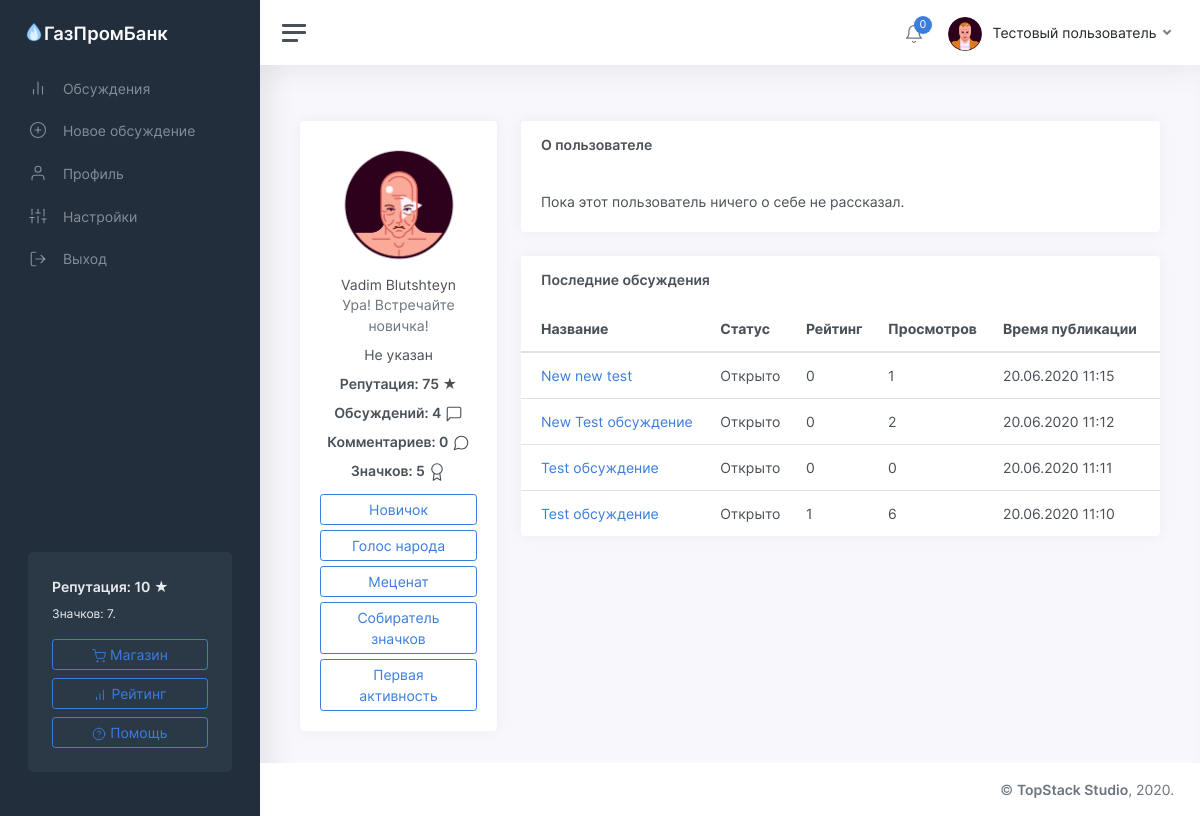
The page /profile/4 (signed in) on the database as committed earlier.
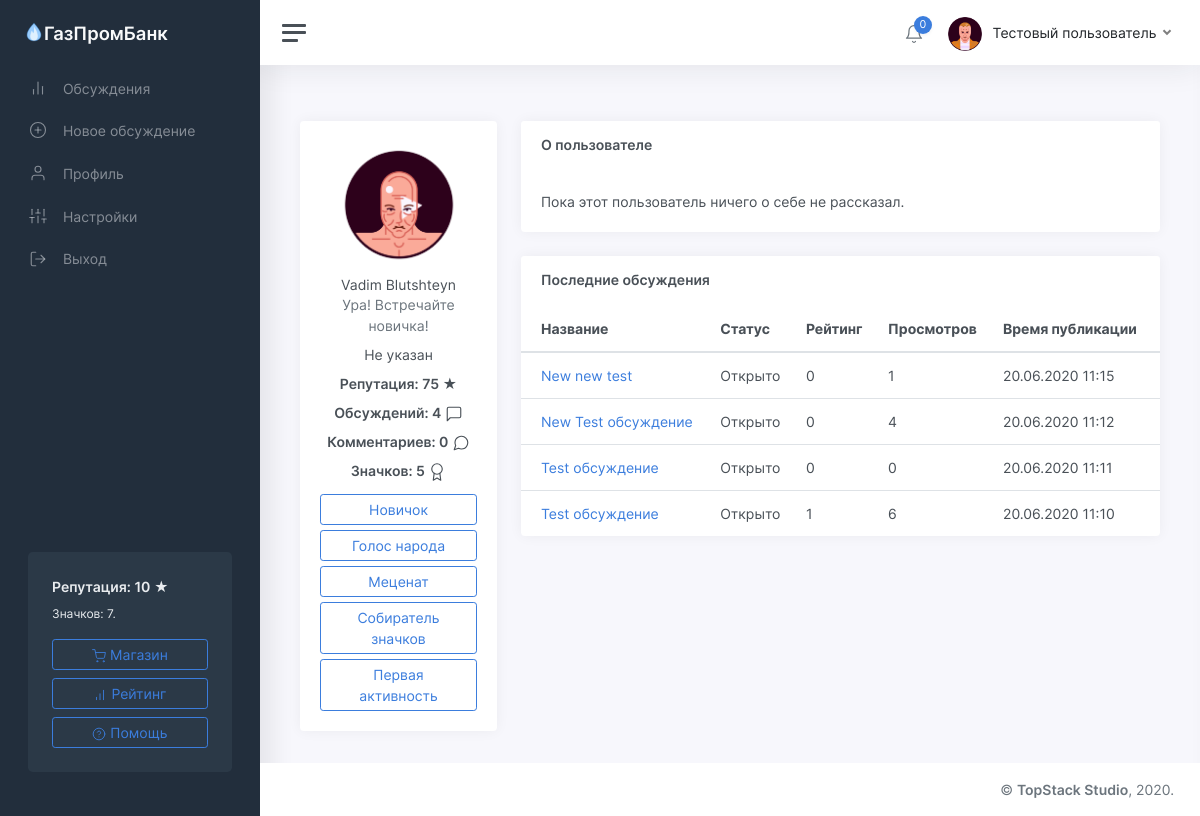
The same page on the database as committed later.
### tables this page shows
CREATE TABLE "users" (
	"id"	INTEGER NOT NULL UNIQUE,
	"password"	TEXT NOT NULL,
	"email"	TEXT NOT NULL UNIQUE,
	"status"	TEXT NOT NULL,
	"rating"	INTEGER NOT NULL,
	"moderator"	INTEGER,
	"blocked"	INTEGER,
	"description"	TEXT,
	"name"	TEXT NOT NULL,
	"avatar"	INTEGER,
	"badges"	TEXT,
	"department"	TEXT,
	PRIMARY KEY("id")
);

CREATE TABLE "threads" (
	"id"	INTEGER NOT NULL UNIQUE,
	"owner"	INTEGER NOT NULL,
	"title"	TEXT NOT NULL,
	"content"	TEXT,
	"date"	INTEGER,
	"up"	INTEGER,
	"down"	INTEGER,
	"views"	INTEGER,
	"status"	TEXT,
	"department"	TEXT,
	PRIMARY KEY("id")
);

### app/views.py (the view)
@app.route('/profile/<identifier>')
def showProfile(identifier):
	user = getUser(session['id'])
	profile = getUser(identifier)
	for x in range(len(profile['badges'])):
		profile['badges'][x] = badgeTypes[profile['badges'][x]][0]
	if profile:
		return render_template('profile.html', profile=profile, user=user, threads=getThreadsByUser(identifier), stats=getStats(identifier))
	else:
		return redirect('/threads?from=profile')

### app/functions.py (called while the page is built)
def getUser(identifier):
	conn = sqlite3.connect(db_path)
	conn.row_factory = sqlite3.Row
	cursor = conn.cursor()
	cursor.execute('SELECT * FROM users where id="%s"' % identifier)
	user = cursor.fetchone()
	if user:
		user = dict(user)
		user['badges'] = json.loads(user['badges'])
		user['notifications'] = getNotifications(identifier)
	return user

def statusToText(status):
	return statuses[status]

def fromTimestamp(timestamp):
	return datetime.utcfromtimestamp(timestamp + 3600 * 3).strftime('%d.%m.%Y %H:%M')

def getThreadsByUser(identifier):
	conn = sqlite3.connect(db_path)
	conn.row_factory = sqlite3.Row
	cursor = conn.cursor()
	cursor.execute('SELECT id, title, date, up, down, status, views FROM threads WHERE owner=%s ORDER BY date DESC' % identifier)
	threads = cursor.fetchall()
	for x in range(len(threads)):
		threads[x] = dict(threads[x])
		threads[x]['status'] = statusToText(threads[x]['status'])
		threads[x]['date'] = fromTimestamp(threads[x]['date'])
	return threads

def getNotifications(user_id):
	conn = sqlite3.connect(db_path)
	conn.row_factory = sqlite3.Row
	cursor = conn.cursor()
	cursor.execute('SELECT * FROM notifications WHERE owner=%s' % user_id)
	notifications = cursor.fetchall()
	for x in range(len(notifications)):
		notifications[x] = dict(notifications[x])
		notifications[x]['date'] = fromTimestamp(notifications[x]['date'])
	notifications.reverse()
	return notifications

def getStats(user_id):
	conn = sqlite3.connect(db_path)
	cursor = conn.cursor()
	cursor.execute('SELECT COUNT(*) FROM threads WHERE owner=%s' % user_id)
	threads = cursor.fetchone()[0]
	cursor.execute('SELECT COUNT(*) FROM comments WHERE owner=%s' % user_id)
	comments = cursor.fetchone()[0]
	return (threads, comments)

### app/views.py (called while the page is built)
@app.before_request
def checkAuth():
	if request.path in ['/', '/login', '/register', '/forgot'] or request.path.startswith('/reset'):
		if 'id' in session.keys():
			if getUser(session['id'])['blocked']:
				del session['id']
				return redirect('/login')
			return redirect('/threads')
	else:
		if 'id' not in session.keys():
			return redirect('/login')

### templates/profile.html (shortened to what this page needs)
<!DOCTYPE html>
<html lang="ru">
	<head>
		<link href="/static/css/app.css" rel="stylesheet">
	</head>
	<body>
		<div class="wrapper">
			<nav id="sidebar" class="sidebar">
				<div class="sidebar-content js-simplebar">
					<a class="sidebar-brand" href="index.html">
					<span class="align-middle"><img src="/static/img/icons/favicon.png" style="width: 20px; margin-bottom: 5px;"><div style="display: inline-block;">ГазПромБанк</div></span>
					</a>
					<ul class="sidebar-nav">
						<li class="sidebar-item">
							<a class="sidebar-link" href="/threads">
							<i class="align-middle" data-feather="bar-chart-2"></i> <span class="align-middle">Обсуждения</span>
							</a>
						</li>
						<li class="sidebar-item">
							<a class="sidebar-link" href="/threads/new">
							<i class="align-middle" data-feather="plus-circle"></i> <span class="align-middle">Новое обсуждение</span>
							</a>
						</li>
						<li class="sidebar-item {% if user.id == profile.id %}active{% endif %}">
							<a class="sidebar-link" href="/profile">
							<i class="align-middle" data-feather="user"></i> <span class="align-middle">Профиль</span>
							</a>
						</li>
						<li class="sidebar-item">
							<a class="sidebar-link" href="/settings">
							<i class="align-middle" data-feather="sliders"></i> <span class="align-middle">Настройки</span>
							</a>
						</li>
						<li class="sidebar-item">
							<a class="sidebar-link" href="/logout">
							<i class="align-middle" data-feather="log-out"></i> <span class="align-middle">Выход</span>
							</a>
						</li>
					</ul>
					<div class="sidebar-cta">
						<div class="sidebar-cta-content">
							<strong class="d-inline-block mb-2">Репутация: {{user.rating}} &#9733;</strong>
							<div class="mb-3 text-sm">
								Значков: {{user.badges.__len__()}}.
							</div>
							<a href="/shop" class="btn btn-outline-primary btn-block"><i data-feather="shopping-cart"></i> Магазин</a>
							<a href="/rating" class="btn btn-outline-primary btn-block"><i data-feather="bar-chart"></i> Рейтинг</a>
							<a href="/help" class="btn btn-outline-primary btn-block"><i data-feather="help-circle"></i> Помощь</a>
						</div>
					</div>
				</div>
			</nav>
			<div class="main">
				<nav class="navbar navbar-expand navbar-light navbar-bg">
					<a class="sidebar-toggle d-flex">
					<i class="hamburger align-self-center"></i>
					</a>
					<div class="navbar-collapse collapse">
						<ul class="navbar-nav navbar-align">
							<li class="nav-item dropdown">
								<a class="nav-icon dropdown-toggle" href="#" id="alertsDropdown" data-toggle="dropdown">
									<div class="position-relative">
										<i class="align-middle" data-feather="bell"></i>
										<span class="indicator">{{user.notifications.__len__()}}</span>
									</div>
								</a>
							</li>
							<li class="nav-item dropdown">
								<a class="nav-link dropdown-toggle d-none d-sm-inline-block" href="#" data-toggle="dropdown">
								<img src="/static/img/avatars/{{user.avatar}}.png" class="avatar img-fluid rounded mr-1"/> <span class="text-dark">{{user.name}}</span>
								</a>
							</li>
						</ul>
					</div>
				</nav>
	            <main class="content">
	               <div class="container-fluid p-0">
	                  <div class="row">
	                     <div class="col-md-4 col-xl-3">
	                        <div class="card mb-3">
	                           <div class="card-body text-center">
	                              <img src="/static/img/avatars/{{profile.avatar}}.png" class="img-fluid rounded-circle mb-2" width="128" height="128" />
	                              <h5 class="card-title mb-0">{{profile.name}}</h5>
	                              <div class="text-muted mb-2">{{profile.status}}</div>
								  <a class="d-inline-block mb-2">{{profile.department}}</a>
								  <strong class="d-inline-block mb-2">Репутация: {{profile.rating}} &#9733;</strong>
								  <strong class="d-inline-block mb-2">Обсуждений: {{stats[0]}} <i data-feather="message-square"></i></strong>
								  <strong class="d-inline-block mb-2">Комментариев: {{stats[1]}} <i data-feather="message-circle"></i></strong>
								  <strong class="d-inline-block mb-2">Значков: {{profile.badges.__len__()}} <i data-feather="award"></i></strong>
								  {% for badge in profile.badges %}
								  	<button type="button" class="btn btn-outline-primary" style="margin-top: 5px; width: 100%;">{{badge}}</button>
								  {% endfor %}
	                            </div>
	                        </div>
	                     </div>
						<div class="col-md-8 col-xl-9">
							<div class="card flex-fill">
								<div class="card-header">
									<h5 class="card-title mb-0"><b>О пользователе{% if profile.moderator %} (&#9733; <u>модератор</u> &#9733;){% endif %}</b></h5>
								</div>
								<div class="card-body">
									{{profile.description | safe}}
								</div>
							</div>
							<div class="card flex-fill">
								<div class="card-header">
									<h5 class="card-title mb-0"><b>Последние обсуждения</b></h5>
								</div>
								<table class="table table-hover my-0">
									{% if threads %}
										<thead>
											<tr>
												<th>Название</th>
												<th class="d-none d-md-table-cell">Статус</th>
												<th>Рейтинг</th>
												<th class="d-none d-md-table-cell">Просмотров</th>
												<th class="d-none d-md-table-cell">Время публикации</th>
											</tr>
										</thead>
										<tbody>
											{% for thread in threads %}
												<tr>
													<td><a href="/thread/{{thread.id}}">{{thread.title}}</a></td>
													<td class="d-none d-md-table-cell">{{thread.status}}</td>
													<td>{{thread.up - thread.down}}</td>
													<td class="d-none d-md-table-cell">{{thread.views}}</td>
													<td class="d-none d-md-table-cell">{{thread.date}}</td>
												</tr>
											{% endfor %}
										</tbody>
									{% endif %}
								</table>
							</div>
						</div>
	                  </div>
	               </div>
	            </main>
				<footer class="footer">
					<div class="container-fluid">
						<div class="row text-muted">
							<div class="col-12 text-right">
								<p class="mb-0">
									<a href="https://topstack.dev" class="text-muted">&copy; <strong>TopStack Studio</strong></a>, 2020.
								</p>
							</div>
						</div>
					</div>
				</footer>
			</div>
		</div>
	</body>
</html>

Rows that differ between the two databases and show on the page:
changed threads "New Test обсуждение": views "2" → "4"
